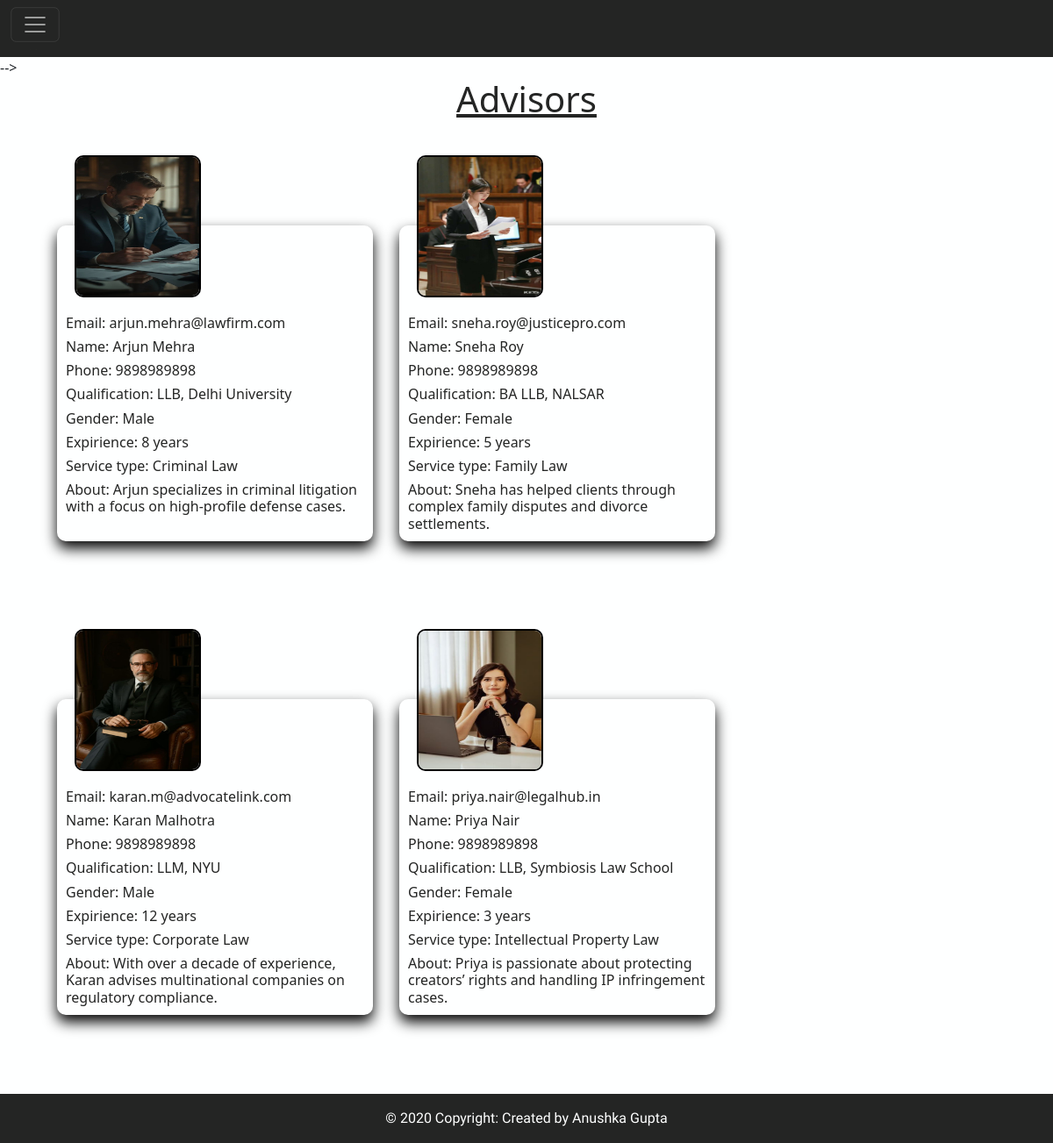
The page /advisors/ on the database its author committed.
### legal_app/models.py (models this page shows, shortened)
class Advisor(models.Model):
    email=models.CharField(max_length=60,primary_key=True)
    password=models.CharField(max_length=45)
    name=models.CharField(max_length=60)
    qualification=models.CharField(max_length=100)
    gender=models.CharField(max_length=6)
    expirience=models.TextField()
    service_type=models.CharField(max_length=100)
    phone=models.CharField(max_length=15,default="9898989898")
    about_advisor=models.TextField()
    profile_pic=models.FileField(upload_to="advisor_pic/",default="")

### legal_app/user_views.py (the view)
# urls.py: path("advisors/",user_views.advisors,name="advisors"),
def advisors(request):
    advisors_list=Advisor.objects.all()
    advisors_dict={"advisors_key":advisors_list}
    return render(request,"legal_app/html/user/advisors.html",advisors_dict)

### legal_app/templates/legal_app/html/user/advisors.html (shortened to what this page needs)
<!DOCTYPE html>
{% load static %}
<html lang="en">
<head>
    {% include 'legal_app/common/common_css.html' %}
</head>
<body>
    <div class="main-div">
    {% include 'legal_app/html/user/user_header.html' %}
    <div style="margin:auto;" class="text-center">
        <h1 style="color:#242524; text-decoration:underline;">Advisors</h1>
    </div>
     <div class="feedback-div">
        {% for a in advisors_key %}
        <div class="feedback-card">
            <img src="/media/{{a.profile_pic}}" alt="">
            <h6>Email: {{a.email}}</h6>
            <h6>Name: {{a.name}}</h6>
            <h6>Phone: {{a.phone}}</h6>
            <h6>Qualification: {{a.qualification}}</h6>
            <h6>Gender: {{a.gender}}</h6>
            <h6>Expirience: {{a.expirience}}</h6>
            <h6>Service type: {{a.service_type}}</h6>
            <h6>About: {{a.about_advisor}}</h6>
        </div>
        {% endfor %}
     </div>
    {% include 'legal_app/common/footer.html' %}
</body>
</html>

### legal_app/static/legal_app/css/custom_style.css (style rules this page uses)
html,body { min-height:100vh; display:flex; flex-direction:column; background-color:#feffff; }
.main-div { flex:1; }

### legal_app/templates/legal_app/html/user/advisors.html (style rules this page uses)
.feedback-div { display: flex; margin-left:50px; flex-wrap:wrap; margin-top: 30px; }
.feedback-card { width:360px; height: 360px; margin:15px; border-radius: 10px; transition: transform 0.5s; box-shadow:0 8px 16px rgb(0,0,0.8); margin-bottom: 90px; margin-top: 90px; }
.feedback-card img { width:40%; height: 45%; margin-bottom:20px; margin-top: -80px; margin-left: 20px; border-radius: 10px; border:2px solid black; display: inline; margin-right: 10px; }
h6 { color:#242524; margin-left:10px; margin-right:10px; }

### rows shown on the page
Advisor: profile_pic (picture), email "arjun.mehra@lawfirm.com", name "Arjun Mehra", phone "9898989898", qualification "LLB, Delhi University", gender "Male", expirience "8 years", service_type "Criminal Law", about_advisor "Arjun specializes in criminal litigation with a focus on high-profile defense cases."
Advisor: profile_pic (picture), email "sneha.roy@justicepro.com", name "Sneha Roy", phone "9898989898", qualification "BA LLB, NALSAR", gender "Female", expirience "5 years", service_type "Family Law", about_advisor "Sneha has helped clients through complex family disputes and divorce settlements."
Advisor: profile_pic (picture), email "karan.m@advocatelink.com", name "Karan Malhotra", phone "9898989898", qualification "LLM, NYU", gender "Male", expirience "12 years", service_type "Corporate Law", about_advisor "With over a decade of experience, Karan advises multinational companies on regulatory compliance."
Advisor: profile_pic (picture), email "priya.nair@legalhub.in", name "Priya Nair", phone "9898989898", qualification "LLB, Symbiosis Law School", gender "Female", expirience "3 years", service_type "Intellectual Property Law", about_advisor "Priya is passionate about protecting creators’ rights and handling IP infringement cases."
